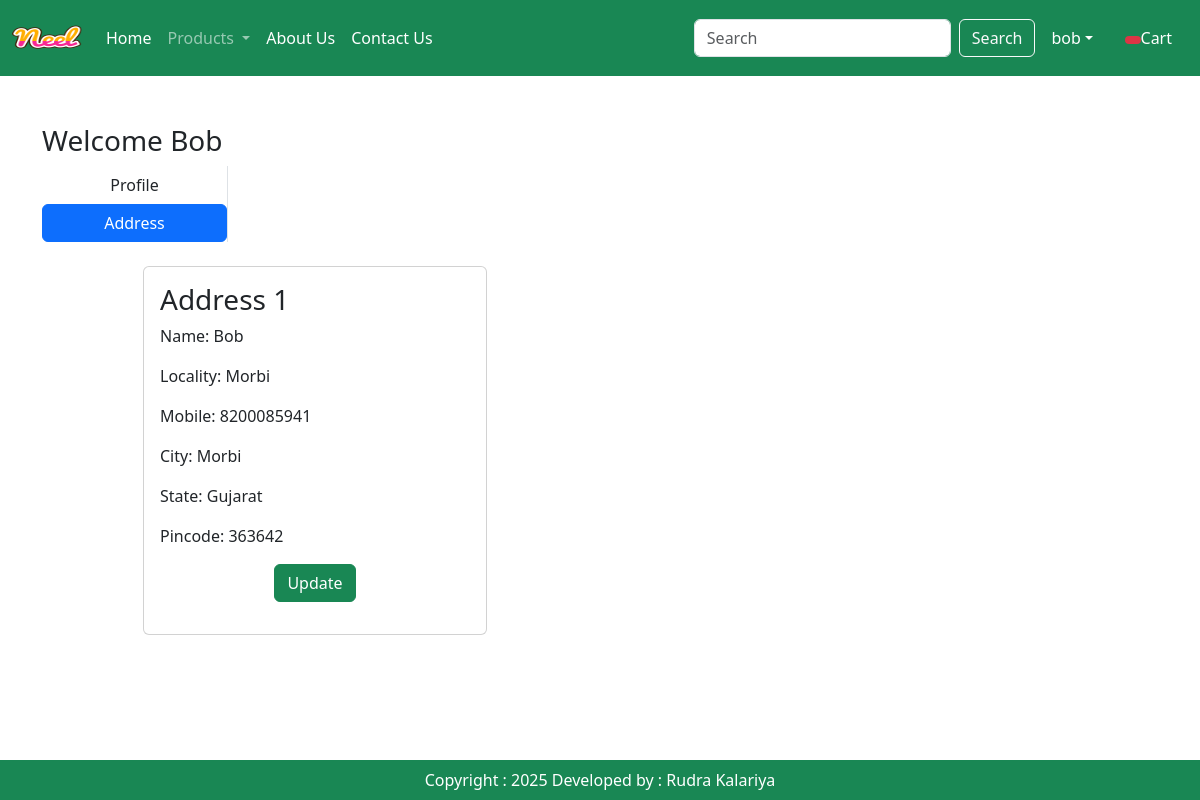
/address/ (signed in), run on the app's committed database.
### app/models.py (models this page shows, shortened)
class Customer(models.Model):
    user = models.ForeignKey(User, on_delete=models.CASCADE)
    name = models.CharField(max_length=200)
    locality = models.CharField(max_length=200)
    city = models.CharField(max_length=50)
    mobile = models.IntegerField(default=0)
    zipcode = models.IntegerField()
    state = models.CharField(choices=STATE_CHOICES, max_length=100)

### app/views.py (the view)
# urls.py: path('address/', views.address, name='address'),
def address(request):
    add = Customer.objects.filter(user=request.user)
    totalitem = 0
    if request.user.is_authenticated:
        totalitem = len(Cart.objects.filter(user=request.user))
    return render(request, 'app/address.html', locals())

### app/templates/app/address.html (shortened to what this page needs)
{% extends 'app/base.html' %}
{% load static %}
{% block main-content %}
<div class="container my-5">
    <div class="row">
        <h3>Welcome <span class="text-capitalize">{{ request.user }}</span></h3>
    </div>
    <div class="col-sm-2 border-end">
        <ul class="list-unstyled">
            <li class="d-grid"><a href="{% url 'profile' %}" class="btn ">Profile</a></li>
            <li class="d-grid"><a href="{% url 'address' %}" class="btn btn-primary">Address</a></li>
        </ul>
    </div>
    <div class="col-sm-8 offset-sm-1">
        <div class="row">
            {% for ad in add %}
            <div class="col-sm-6">
                <div class="card m-2">
                    <div class="card-body">
                        <h3>Address {{ forloop.counter }}</h3>
                        <p>Name: {{ ad.name }}</p>
                        <p>Locality: {{ ad.locality }}</p>
                        <p>Mobile: {{ ad.mobile }}</p>
                        <p>City: {{ ad.city }}</p>
                        <p>State: {{ ad.state }}</p>
                        <p>Pincode: {{ ad.zipcode }}</p>
                        <p class="text-center">
                            <a href="{% url 'updateAddress' pk=ad.id %}" type="button" class="btn btn-success">Update</a>
                        </p>
                    </div>
                </div>
            </div>
            {% endfor %}
        </div>
    </div>
</div>
{% endblock main-content %}

### app/templates/app/base.html (shortened to what this page needs)
<!DOCTYPE html>
<html>
  {% load static %}
  <head>
    <link
      href="https://cdn.jsdelivr.net/npm/bootstrap@5.3.3/dist/css/bootstrap.min.css"
      rel="stylesheet"
    />
    <link rel="stylesheet" href="{% static 'app/css/owl.carousel.min.css' %}" />
    <link rel="stylesheet" href="{% static 'app/css/all.min.css' %}" />
    <link rel="stylesheet" href="{% static 'app/css/style.css' %}" />
  </head>
  <body>
    <nav class="navbar navbar-expand-lg navbar-dark bg-success">
      <div class="container-fluid">
        <a class="navbar-brand" href="#">
          <img
            src="{% static 'app/images/neel.png' %}"
            width="70"
            height="50"
            alt="Logo"
          />
        </a>
        <div class="collapse navbar-collapse" id="navbarSupportedContent">
          <ul class="navbar-nav me-auto mb-2 mb-lg-0">
            {% if request.user.is_authenticated %}
            <li class="nav-item">
              <a class="nav-link active" aria-current="page" href="/">Home</a>
            </li>
            <li class="nav-item dropdown">
              <a
                class="nav-link dropdown-toggle"
                href="#"
                role="button"
                data-bs-toggle="dropdown"
                aria-expanded="false"
              >
                Products
              </a>
            </li>
            <li class="nav-item">
              <a class="nav-link text-white" href="{% url 'about' %}"
                >About Us</a
              >
            </li>
            <li class="nav-item">
              <a class="nav-link text-white" href="{% url 'contact' %}"
                >Contact Us</a
              >
            </li>
          </ul>
          <form class="d-flex" role="search" action="/search">
            <input
              class="form-control me-2"
              type="search"
              placeholder="Search"
              aria-label="Search"
              name="search"
            />
            <button class="btn btn-outline-light" type="submit">Search</button>
          </form>
         <div>
          <ul class="navbar-nav me-auto mb-2 mb-lg-0">
            <li class="nav-item dropdown mx-2">
                <a class="nav-link dropdown-toggle text-white" href="#"
                   id="profileDropdown" role="button" data-bs-toggle="dropdown"
                   aria-expanded="false">{{request.user}}</a>
            </li>
            <li class="nav-item mx-2">
                <a href="{% url 'showcart'%}" class="nav-link text-white"><span class="badge bg-danger"> {% if totalitem > 0 %} {{totalitem}} {% endif %}</span>Cart</a>
            </li>
            {% endif %}
          </ul>
      </div>
    </nav>
    {% block main-content %}{% endblock main-content %}
    <footer class="container-fluid  fixed-bottom bg-success text-center p-2 mt-5 text-white">
      Copyright : 2025 Developed by : Rudra Kalariya
    </footer>
  </body>
</html>

### data on the page
Customer: name "Bob", locality "Morbi", mobile "8200085941", city "Morbi", state "Gujarat", zipcode "363642"

### other printed values
{{ request.user }} "bob"
{{ request.user }} "Bob"
